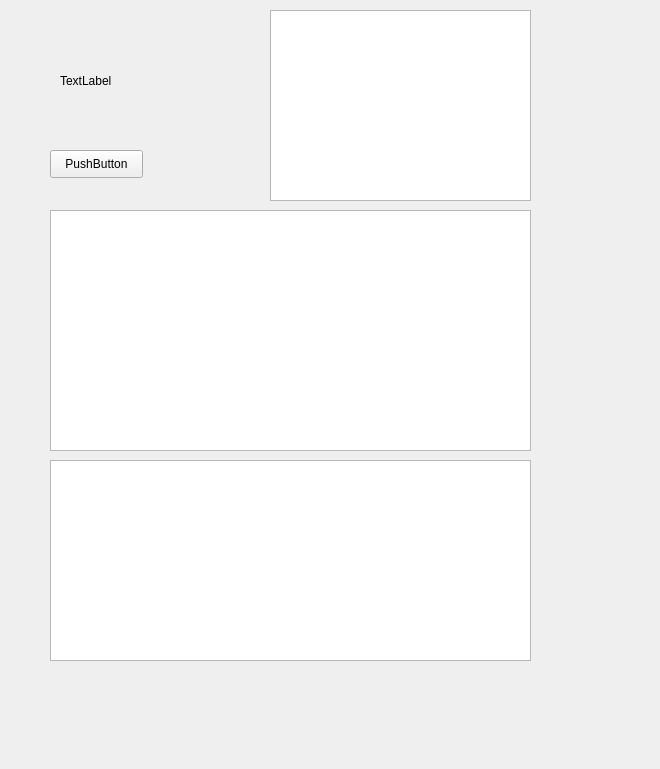
<?xml version="1.0" encoding="UTF-8"?>
<ui version="4.0">
 <class>Form</class>
 <widget class="QWidget" name="Form">
  <property name="geometry">
   <rect>
    <x>0</x>
    <y>0</y>
    <width>660</width>
    <height>769</height>
   </rect>
  </property>
  <property name="windowTitle">
   <string>Form</string>
  </property>
  <widget class="QPushButton" name="pushButton">
   <property name="geometry">
    <rect>
     <x>50</x>
     <y>150</y>
     <width>93</width>
     <height>28</height>
    </rect>
   </property>
   <property name="text">
    <string>PushButton</string>
   </property>
  </widget>
  <widget class="QLabel" name="label">
   <property name="geometry">
    <rect>
     <x>60</x>
     <y>20</y>
     <width>171</width>
     <height>121</height>
    </rect>
   </property>
   <property name="text">
    <string>TextLabel</string>
   </property>
  </widget>
  <widget class="QColumnView" name="columnView">
   <property name="geometry">
    <rect>
     <x>50</x>
     <y>210</y>
     <width>481</width>
     <height>241</height>
    </rect>
   </property>
  </widget>
  <widget class="QTableView" name="tableView">
   <property name="geometry">
    <rect>
     <x>50</x>
     <y>460</y>
     <width>481</width>
     <height>201</height>
    </rect>
   </property>
  </widget>
  <widget class="QTableWidget" name="tableWidget">
   <property name="geometry">
    <rect>
     <x>270</x>
     <y>10</y>
     <width>261</width>
     <height>191</height>
    </rect>
   </property>
  </widget>
 </widget>
 <resources/>
 <connections>
  <connection>
   <sender>pushButton</sender>
   <signal>clicked()</signal>
   <receiver>label</receiver>
   <slot>update()</slot>
   <hints>
    <hint type="sourcelabel">
     <x>96</x>
     <y>163</y>
    </hint>
    <hint type="destinationlabel">
     <x>145</x>
     <y>80</y>
    </hint>
   </hints>
  </connection>
 </connections>
</ui>
